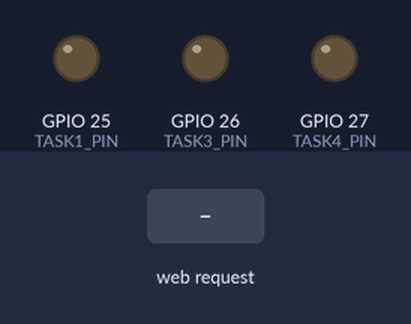
A sketch run on a simulated ESP32. Parts: output pins drawn as LEDs (lit = HIGH). The inputs (shaded band) are chosen by the test bench. WiFi joins after 1.5 s; servers stay silent unless stated; what the sketch prints to the serial monitor is not drawn.

Above: at 2.7 s.
2.8 s: HTTP request GET /TASK1/on received
At 3.5 s:
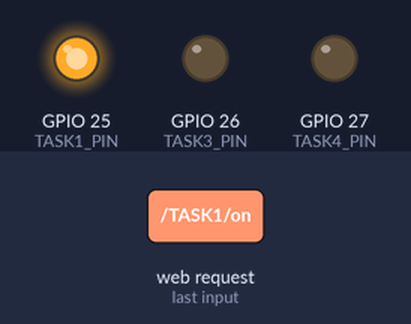
4.3 s: HTTP request GET /TASK3/on received
At 4.6 s:
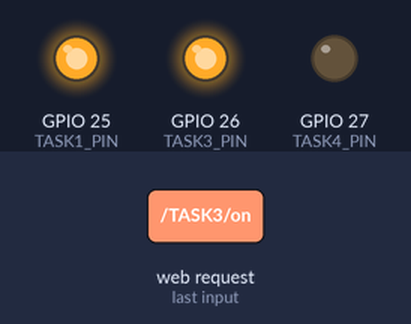
5.8 s: HTTP request GET /TASK1/off received
At 6.9 s:
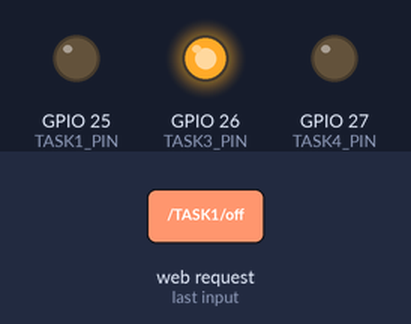
7.3 s: HTTP request GET /TASK4/on received
At 8.1 s:
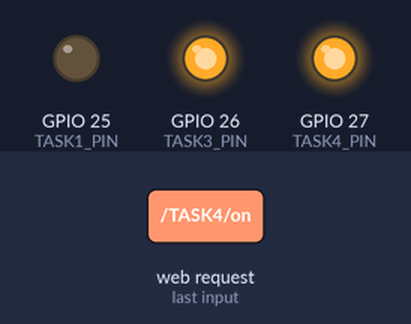
8.8 s: HTTP request GET /TASK3/off received
At 9.2 s:
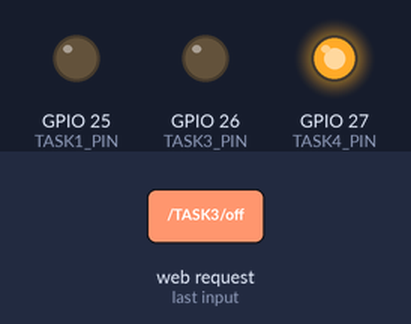
10.3 s: HTTP request GET /TASK1/on received
At 11.5 s:
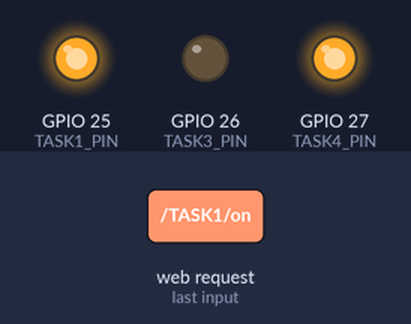
Timing chart, 0 to 12.8 s (numbered marks = the images above; inputs shaded):
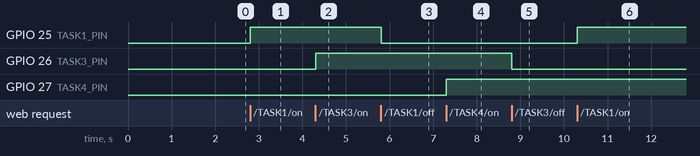

Measured:
- after the input at 2.8 s, GPIO 25 (TASK1_PIN): LOW → HIGH at once
- after the input at 4.3 s, GPIO 26 (TASK3_PIN): LOW → HIGH at once
- after the input at 5.8 s, GPIO 25 (TASK1_PIN): HIGH → LOW at once
- after the input at 7.3 s, GPIO 27 (TASK4_PIN): LOW → HIGH at once
- after the input at 8.8 s, GPIO 26 (TASK3_PIN): HIGH → LOW at once
- after the input at 10.3 s, GPIO 25 (TASK1_PIN): LOW → HIGH at once

The sketch:

webserver_master_esp.ino
```cpp
#define TASK1_PIN 25 //My Task: Max Speed
#define TASK3_PIN 26 //MyTask: Balancing
#define TASK4_PIN 27 //Task from Sercan

#include <WiFi.h>
const char* ssid = "Galaxy XCover 5 278E";
const char* password = "yrar9667";

WiFiServer server(80);

String header;

String output25State = "off";
String output26State = "off";
String output27State = "off";

unsigned long currentTime = millis();
unsigned long previousTime = 0;
const long timeoutTime = 2000;

void setup() {
  // put your setup code here, to run once:
  //Serial.begin(115200);
  pinMode(TASK1_PIN,OUTPUT);
  pinMode(TASK3_PIN, OUTPUT);
  pinMode(TASK4_PIN, OUTPUT);

  digitalWrite(TASK1_PIN, LOW);
  digitalWrite(TASK3_PIN, LOW);
  digitalWrite(TASK4_PIN, LOW);

  Serial.print("Connecting to ");
  Serial.println(ssid);
  WiFi.begin(ssid, password);

  while (WiFi.status() != WL_CONNECTED){
    delay(500);
    Serial.print(".");
  }
  Serial.println("");
  Serial.println("WiFi connected.");
  Serial.println("IP address: ");
  Serial.println(WiFi.localIP());
  server.begin();
}

void loop() {
  // put your main code here, to run repeatedly:
  WiFiClient client = server.available();
  if (client){
    currentTime = millis();
    previousTime = currentTime;
    Serial.println("New Client.");
    String currentLine = "";
    while (client.connected() && currentTime - previousTime <= timeoutTime) {
      currentTime = millis();
      if (client.available()) {
        char c = client.read();
        Serial.write(c);
        header += c;
        if (c == '\n'){
          if (currentLine.length() == 0) {
            // HTTP headers always start with a response code (e.g. HTTP/1.1 200 OK)
            // and a content-type so the client knows what's coming, then a blank line:
            client.println("HTTP/1.1 200 OK");
            client.println("Content-type:text/html");
            client.println("Connection: close");
            client.println();

            if (header.indexOf("GET /TASK1/on") >= 0) {
              Serial.println("Max Speed Choosen");
              output25State = "on";
              digitalWrite(TASK1_PIN, HIGH);
            } else if (header.indexOf("GET /TASK1/off") >= 0) {
              Serial.println("No Speed");
              output25State = "off";
              digitalWrite(TASK1_PIN, LOW);
            } else if (header.indexOf("GET /TASK3/on") >= 0) {
              Serial.println("Balancing");
              output26State = "on";
              digitalWrite(TASK3_PIN, HIGH);
            } else if (header.indexOf("GET /TASK3/off") >= 0) {
              Serial.println("No Balancing");
              output26State = "off";
              digitalWrite(TASK3_PIN, LOW);
            } else if (header.indexOf("GET /TASK4/on") >= 0) {
              Serial.println("Draw Eight");
              output27State = "on";
              digitalWrite(TASK4_PIN, HIGH);
            } else if (header.indexOf("GET /TASK4/off") >= 0) {
              Serial.println("Draw No Eight");
              output27State = "off";
              digitalWrite(TASK4_PIN, LOW);
            }

            // Display the HTML web page
            client.println("<!DOCTYPE html><html>");
            client.println("<head><meta name=\"viewport\" content=\"width=device-width, initial-scale=1\">");
            client.println("<link rel=\"icon\" href=\"data:,\">");
            // CSS to style the on/off buttons
            // Feel free to change the background-color and font-size attributes to fit your preferences
            client.println("<style>html { font-family: Helvetica; display: inline-block; margin: 0px auto; text-align: center;}");
            client.println(".button { background-color: #4CAF50; border: none; color: white; padding: 16px 40px;");
            client.println("text-decoration: none; font-size: 30px; margin: 2px; cursor: pointer;}");
            client.println(".button2 {background-color: #555555;}</style></head>");

            // Web Page Heading
            client.println("<body><h1>ESP32 Web Server</h1>");

            // Display current state, and ON/OFF buttons for GPIO 25
            client.println("<p>GPIO 25 - State " + output25State + "</p>");
            // If the output25State is off, it displays the ON button
            if (output25State=="off") {
              client.println("<p><a href=\"/TASK1/on\"><button class=\"button\">ON</button></a></p>");
            } else {
              client.println("<p><a href=\"/TASK1/off\"><button class=\"button button2\">OFF</button></a></p>");
            }

            // Display current state, and ON/OFF buttons for GPIO 26
            client.println("<p>GPIO 26 - State " + output26State + "</p>");
            // If the output26State is off, it displays the ON button
            if (output26State=="off") {
              client.println("<p><a href=\"/TASK3/on\"><button class=\"button\">ON</button></a></p>");
            } else {
              client.println("<p><a href=\"/TASK3/off\"><button class=\"button button2\">OFF</button></a></p>");
            }

            // Display current state, and ON/OFF buttons for GPIO 27
            client.println("<p>GPIO 27 - State " + output27State + "</p>");
            // If the output27State is off, it displays the ON button
            if (output27State=="off") {
              client.println("<p><a href=\"/TASK4/on\"><button class=\"button\">ON</button></a></p>");
            } else {
              client.println("<p><a href=\"/TASK4/off\"><button class=\"button button2\">OFF</button></a></p>");
            }

            client.println();
            break;
          } else {
            currentLine = "";
          }
        }else if (c!= '\r') {
          currentLine += c;
        }
      }
    }
    header = "";
    client.stop();
    Serial.println("Client Disconnected.");
    Serial.println("");
  }
}
```
